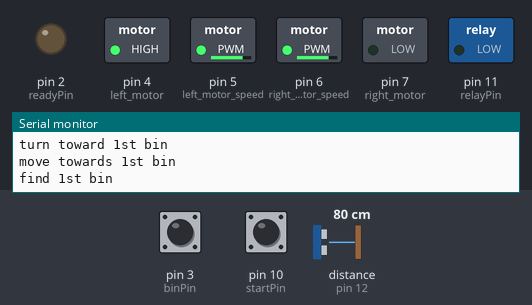
A sketch run on a simulated Arduino Uno, built with avr-gcc and run on an emulated ATmega328P. On the bench: switched loads named in the sketch (green lamp = pin HIGH), output pins drawn as LEDs (lit = HIGH), the last lines printed to the serial monitor. Inputs (shaded band) come from the test bench; at power-on: distance to the obstacle (sensor on pin 12) 80 cm, pin 3 (binPin) HIGH, pin 10 (startPin) HIGH. The echo pulse lasts 58.3 µs per cm.

Above: at 18.0 s.
18.1 s: distance to the obstacle (sensor on pin 12) set to 55 cm
At 18.9 s:
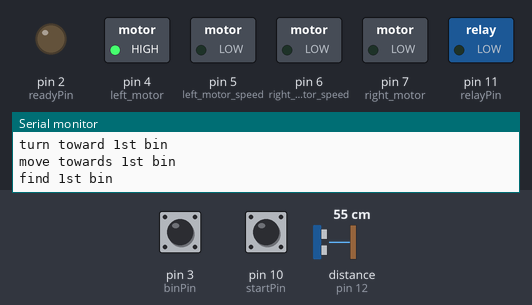
20.7 s: distance to the obstacle (sensor on pin 12) set to 46 cm
At 22.5 s:
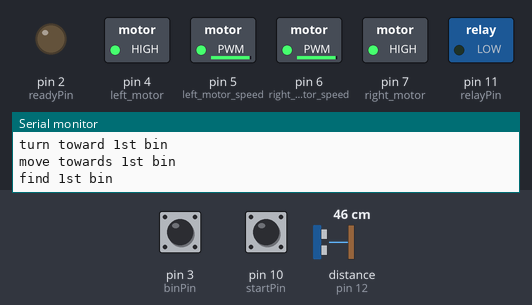
22.8 s: distance to the obstacle (sensor on pin 12) set to 23 cm
24.3 s: distance to the obstacle (sensor on pin 12) set to 18 cm
At 26.4 s:
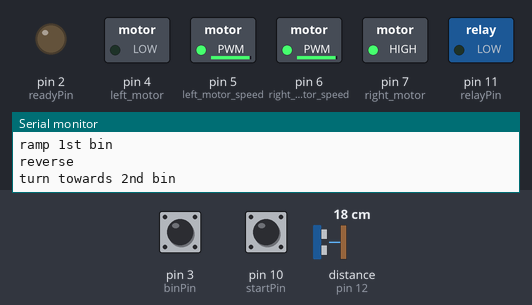
31.4 s: distance to the obstacle (sensor on pin 12) set to 35 cm
Timing chart, 0 to 35.9 s (numbered marks = the images above; inputs shaded):
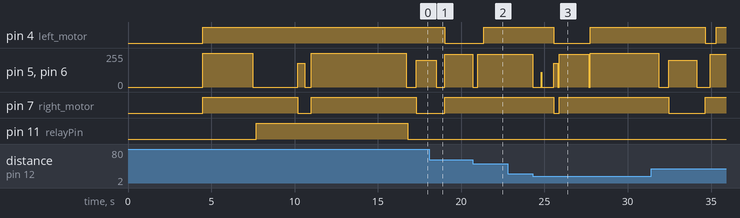

The sketch:

MASTER.ino
```cpp
/*

\/\/\/\/\/\/\/\/\/\/\/\/\
/\/\/\/\/ MASTER \/\/\/\/
\/\/\/\/\/\/\/\/\/\/\/\/\
SWAR 74 - MONASH SUNWAY WARMAN 2017
Timing-based functions 21/4/2017

= Pin Configurations =
-D0(RX) :NONE
-D1(TX) :NONE
-D2   :READY SIGNAL
-D3   :BIN TILTED SIGNAL
-D4   :LEFT MOTOR DIRECTION
-D5   :LEFT MOTOR SPEED
-D6   :RIGHT MOTOR SPEED
-D7   :RIGHT MOTOR DIRECTION
-D8   :LEFT ENCODER YELLOW (UN-USED IN THIS CODE)
-D9   :RIGHT ENCODER YELLOW (UN-USED IN THIS CODE)
-D10  :START TRIGGER
-D11  :SLAVE SIGNAL
-D12  :SONAR ECHO
-D13  :SONAR TRIGGER

-A1   :NONE
-A2   :NONE
-A3   :NONE
-A4   : MAGSENSOR SDA
-A5   : MAGSENSOR SCL

= Functions =
moveFWDS(TIME, LEFT_MOTOR_SPEED, RIGHT_MOTOR_SPEED)
moveREVS(TIME, LEFT_MOTOR_SPEED, RIGHT_MOTOR_SPEED)
turnRightS(TIME)
turnLeftS(TIME)
findBin()
rampBin()
stopHere()

= Sequence =
0. Balls in
1. Wait for 1.5 seconds
2. Go straight for 3 seconds
3. Ask slave to loosen string and wait it rise for 2.5 seconds
4. Turn right for 400ms to face towards the bin
5. Go straight for 5.8 seconds
6. Check if it hit the bin, skip to 9 if yes, continue if no
7. Locate the bin
8. Ramp the bin, stop when the bin tilted and hit the limit switch //max time
9. Reverse for a 250ms
10.Turn left for 1.5 seconds to face towards the bin
11.Go straight for 5 seconds
12.Check if it hit the bin, skip to 14 if yes, continue if no
13.Locate the bin
14.Ramp the bin
15.Finish - yay

*/


/* Include library */
#include <NewPing.h>


/* Pin Configuration */
//1 is left
#define readyPin 2
#define binPin 3
#define left_motor 4
#define left_motor_speed 5
#define right_motor_speed 6
#define right_motor 7
#define enc_Left_Yellow 8
#define enc_Right_Yellow 9
#define startPin 10
#define relayPin 11
#define ECHO_PIN 12
#define TRIGGER_PIN 13


/* Global Variables */
int ballIn = LOW;

//Constants configuration
#define FWD HIGH //HIGH is foward
#define REV LOW //HIGH is reverse
#define stopspeed 0
#define delayTiming 100 //in milli seconds
#define MAX_DISTANCE 50 //in cm
#define MAX_RAMP_TIME 5000


/* Setup I/O ports for Arduino board */
void setup()
{
  Serial.begin(9600);
  pinMode(left_motor, OUTPUT);
  pinMode(right_motor, OUTPUT);
  pinMode(left_motor_speed, OUTPUT);
  pinMode(right_motor_speed, OUTPUT);
  pinMode(startPin, INPUT_PULLUP);
  pinMode(relayPin, OUTPUT);
  pinMode(readyPin, OUTPUT);
  pinMode(binPin, INPUT_PULLUP);
}


/* MAIN PROGRAM LOOP */
void loop()
{

  Serial.println("Arduino ONLINE.");
  delay(3000); //delayed start
  digitalWrite(relayPin, LOW);
  digitalWrite(readyPin, HIGH);
  ballIn = digitalRead(startPin);
  while (ballIn == LOW) {
    delay(20);
    ballIn = digitalRead(startPin);
  }

  digitalWrite(readyPin, LOW);
  Serial.println("Ores in.");

  delay(1500);

  Serial.println("Start moving.");
  //max speed: 255
  moveFWDS(3000, 255, 255); //moveFWDS(TIME, LEFT_SPEED, RIGHT_SPEED
  delay(100);

  //signal 2nd arduino
  Serial.println("Ask 2nd ARDUINO to loosen the rope.");
  digitalWrite(relayPin, HIGH); //LOW iS DISABLE
  delay(2500);

  Serial.println("turn toward 1st bin");
  turnRightS(400);
  delay(300);
  Serial.println("move towards 1st bin");
  moveFWDS(5700, 255, 255);
  digitalWrite(relayPin, LOW);
  /*
  if (digitalRead(binPin)) {
  //seems like the rover hit the bin accidentally
  goto next; //skip to next operation
  }
  */
  Serial.println("find 1st bin");
  findBin();
  Serial.println("ramp 1st bin");
  rampBin();
  //next:
  Serial.println("reverse");
  moveREVS(250, 180, 180);

  Serial.println("turn towards 2nd bin");
  turnLeftS(1750);
  Serial.println("move towards 2nd bin");
  moveFWDS(4100, 255, 255);
  /*
  if (digitalRead(binPin)) {
  //seems like the rover hit the bin accidentally
  goto finishLine; //skip to next operation
  }
  */
  Serial.println("find 2nd bin");
  findBin();
  Serial.println("ramp 2nd bin");
  rampBin();
  //finishLine:

  //Prevent the whole loop from running again
  stopHere();
}

void moveFWDS(int x, int leftSpeed, int rightSpeed) {
  digitalWrite(right_motor, FWD); //Forward
  digitalWrite(left_motor, FWD); //Forward
  analogWrite(right_motor_speed, rightSpeed);//180 //175
  analogWrite(left_motor_speed, leftSpeed);//180 //230
  delay(x);
  analogWrite(right_motor_speed, stopspeed); // stop motors
  analogWrite(left_motor_speed, stopspeed);
  delay(delayTiming);
}

void moveREVS(int x, int leftSpeed, int rightSpeed) {
  digitalWrite(right_motor, REV); //Backward
  digitalWrite(left_motor, REV); //Backward
  analogWrite(right_motor_speed, rightSpeed); //100
  analogWrite(left_motor_speed, leftSpeed); //220
  delay(x);
  analogWrite(right_motor_speed, stopspeed);      // stop motors
  analogWrite(left_motor_speed, stopspeed);      // stop motors
  delay(delayTiming);
}

void turnLeftS(int x) {
  digitalWrite(left_motor, REV);
  digitalWrite(right_motor, FWD);
  analogWrite(left_motor_speed, 245);
  analogWrite(right_motor_speed, 245);
  delay(x);
  analogWrite(right_motor_speed, stopspeed);      // stop motors
  analogWrite(left_motor_speed, stopspeed);      // stop motors
  delay(delayTiming);
}

void turnRightS(int x) {
  digitalWrite(left_motor, FWD);
  digitalWrite(right_motor, REV);
  analogWrite(left_motor_speed, 180);
  analogWrite(right_motor_speed, 180);
  delay(x);
  analogWrite(right_motor_speed, stopspeed);      // stop motors
  analogWrite(left_motor_speed, stopspeed);      // stop motors
  delay(delayTiming);
}

void stopHere() {
  digitalWrite(relayPin, LOW); //LOW iS DISABLE
stophere:
  delay(100000);
  goto stophere;
}

void findBin() {
  delay(500);
  int distance = 0;
  //TRIGGER_PIN, ECHO_PIN, MAX_DISTANCE
  NewPing sonar(TRIGGER_PIN, ECHO_PIN, MAX_DISTANCE);
  //turn Right
  digitalWrite(left_motor, FWD);
  digitalWrite(right_motor, REV);
  analogWrite(left_motor_speed, 200);
  analogWrite(right_motor_speed, 200);
  delay(1200);

  //check if it is right enough
  distance = sonar.ping() / US_ROUNDTRIP_CM;
  if (distance != 0) {
    delay(500); //turn right for 0.5sec more if it isnt enough
  }

  analogWrite(left_motor_speed, stopspeed);
  analogWrite(right_motor_speed, stopspeed);
  delay(500);
  distance = sonar.ping() / US_ROUNDTRIP_CM;
  boolean binLocated = false;

  //turn left
  digitalWrite(left_motor, REV);
  digitalWrite(right_motor, FWD);
  do {
    analogWrite(left_motor_speed, 245);
    analogWrite(right_motor_speed, 245);

    distance = sonar.ping() / US_ROUNDTRIP_CM;
    if (distance != 0) {
      //stop motor and check again
      analogWrite(left_motor_speed, stopspeed);
      analogWrite(right_motor_speed, stopspeed);
      delay(300);
      distance = sonar.ping() / US_ROUNDTRIP_CM;
      if (distance != 0) {
        analogWrite(left_motor_speed, 245);
        analogWrite(right_motor_speed, 245);
        delay(350);
        analogWrite(left_motor_speed, stopspeed);
        analogWrite(right_motor_speed, stopspeed);
        if (distance == 0) {
          //overturned, gg
          //turn to right again
          digitalWrite(left_motor, FWD);
          digitalWrite(right_motor, REV);
          analogWrite(left_motor_speed, 245);
          analogWrite(right_motor_speed, 245);
          delay(175);
          analogWrite(left_motor_speed, stopspeed);
          analogWrite(right_motor_speed, stopspeed);
        } //FWD IS 1, REV IS 0

          /*
          bin located but too far away
          move rover closer to the bin
          */
        digitalWrite(left_motor, FWD);
        digitalWrite(right_motor, FWD);
        while (distance > 20) {
          analogWrite(left_motor_speed, 245);
          analogWrite(right_motor_speed, 245);
          distance = sonar.ping() / US_ROUNDTRIP_CM; //recalculate distance
        }

        analogWrite(left_motor_speed, stopspeed);
        analogWrite(right_motor_speed, stopspeed);
        binLocated = true;
      }
    }
  } while (!binLocated);
}

void rampBin() {
  delay(500);
  //MAX_RAMP_TIME
  unsigned long time = millis();
  digitalWrite(left_motor, FWD);
  digitalWrite(right_motor, FWD);
  analogWrite(left_motor_speed, 110);
  analogWrite(right_motor_speed, 110);
  boolean binTilted = false;
  while (1) {
    delay(50);
    binTilted = digitalRead(binPin);
    if (binTilted || (millis() - time > MAX_RAMP_TIME))
      break;
  }
  analogWrite(left_motor_speed, stopspeed);
  analogWrite(right_motor_speed, stopspeed);
  delay(700);
}
```

Measured:
- the behaviour switches between 51 and 50 cm on distance to the obstacle (sensor on pin 12) (found by bisection; images 1 and 2)
- the behaviour switches between 21 and 20 cm on distance to the obstacle (sensor on pin 12) (found by bisection; images 2 and 3)
- after the input at 20.7 s, pin 4 (left_motor): LOW → HIGH after 0.66 s; pin 5 (left_motor_speed), pin 6 (right_motor_speed): 245/255 → 0/255 at once, → 245/255 0.30 s later
- after the input at 22.8 s, every drawn part: stays the same
- after the input at 24.3 s, pin 4 (left_motor): HIGH → LOW after 1.3 s, → HIGH 2.2 s later; pin 5 (left_motor_speed), pin 6 (right_motor_speed): 245/255 → 0/255 at once, → 180/255 1.3 s later, → 0/255 0.25 s later, → 245/255 0.10 s later, … (6 changes in this stretch); pin 7 (right_motor): HIGH → LOW after 1.3 s, → HIGH 0.35 s later
- by itself, pin 7 (right_motor): alternates HIGH for 6.0 s and LOW for 0.80 s
